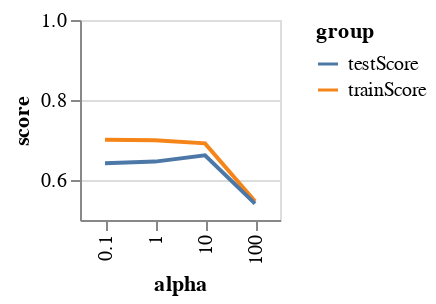

Source (notebook cell):
### Code cell
resLong = res.melt(id_vars=['alpha'], value_vars=['trainScore', 'testScore'],
         var_name='group', value_name='score')

Lineplot = alt.Chart(resLong).mark_line().encode(
    x = 'alpha:N',
    y = alt.Y('score', scale=alt.Scale(domain=[0.5,1])),
    color = 'group',
    tooltip = 'score'
).properties(width=100, height=100)

Lineplot

### Figure 1 — Vega-Lite specification as saved in the notebook (floating-point values rounded to 4 significant figures)
{"config": {"view": {"continuousWidth": 400, "continuousHeight": 300}}, "data": {"name": "data-2e33b04ef34e5ee25f946f2800a28a04"}, "mark": "line", "encoding": {"color": {"field": "group", "type": "nominal"}, "tooltip": {"field": "score", "type": "quantitative"}, "x": {"field": "alpha", "type": "nominal"}, "y": {"field": "score", "scale": {"domain": [0.5, 1]}, "type": "quantitative"}}, "height": 100, "width": 100, "$schema": "https://vega.github.io/schema/vega-lite/v4.17.0.json", "datasets": {"data-2e33b04ef34e5ee25f946f2800a28a04": [{"alpha": 0.1, "group": "trainScore", "score": 0.7006}, {"alpha": 1.0, "group": "trainScore", "score": 0.6993}, {"alpha": 10.0, "group": "trainScore", "score": 0.6916}, {"alpha": 100.0, "group": "trainScore", "score": 0.547}, {"alpha": 0.1, "group": "testScore", "score": 0.6417}, {"alpha": 1.0, "group": "testScore", "score": 0.646}, {"alpha": 10.0, "group": "testScore", "score": 0.6617}, {"alpha": 100.0, "group": "testScore", "score": 0.541}]}}
